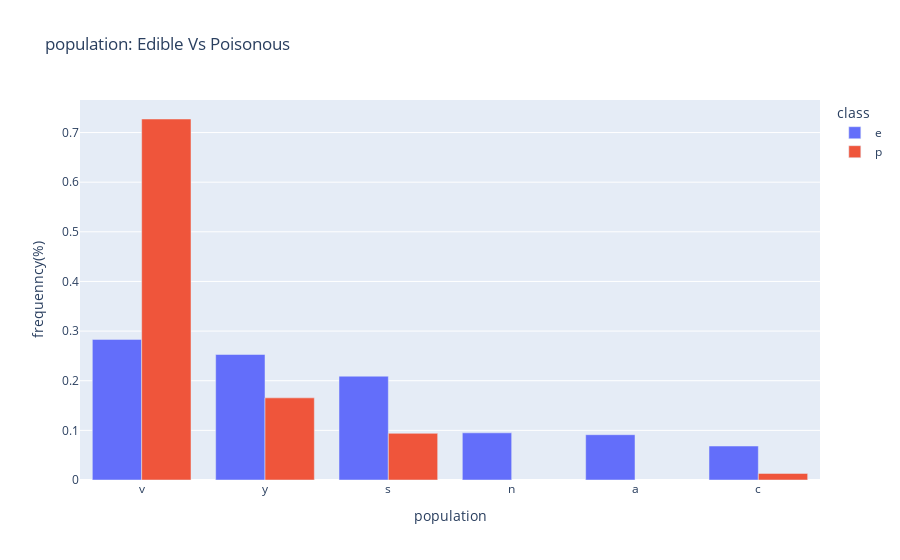

Here is the notebook cell this chart was saved with:
### Code cell
## Let`s create a bar plot to show the population: Edible Vs Poisonous

fig = px.bar(data_frame= df_popu , x= 'population', y= 'frequency',color= 'class', barmode= 'group', title='population: Edible Vs Poisonous')
fig.update_layout(xaxis_title= 'population' , yaxis_title= 'frequenncy(%)')

### Figure 1 — Plotly figure (JSON) as saved in the notebook; plotly's stock layout.template omitted (floating-point values rounded to 4 significant figures)
{"data": [{"alignmentgroup": "True", "hovertemplate": "class=e<br>population=%{x}<br>frequency=%{y}<extra></extra>", "legendgroup": "e", "marker": {"color": "#636efa", "pattern": {"shape": ""}}, "name": "e", "offsetgroup": "e", "orientation": "v", "showlegend": true, "textposition": "auto", "type": "bar", "x": ["v", "y", "s", "n", "a", "c"], "xaxis": "x", "y": [0.2833, 0.2529, 0.2091, 0.09506, 0.09125, 0.06844], "yaxis": "y"}, {"alignmentgroup": "True", "hovertemplate": "class=p<br>population=%{x}<br>frequency=%{y}<extra></extra>", "legendgroup": "p", "marker": {"color": "#EF553B", "pattern": {"shape": ""}}, "name": "p", "offsetgroup": "p", "orientation": "v", "showlegend": true, "textposition": "auto", "type": "bar", "x": ["v", "y", "s", "c"], "xaxis": "x", "y": [0.7273, 0.1655, 0.09397, 0.01328], "yaxis": "y"}], "layout": {"barmode": "group", "legend": {"title": {"text": "class"}, "tracegroupgap": 0}, "title": {"text": "population: Edible Vs Poisonous"}, "xaxis": {"anchor": "y", "domain": [0, 1], "title": {"text": "population"}}, "yaxis": {"anchor": "x", "domain": [0, 1], "title": {"text": "frequenncy(%)"}}}}
